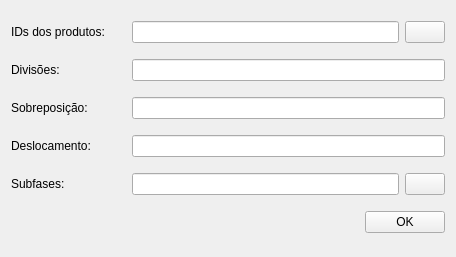
<?xml version="1.0" encoding="UTF-8"?>
<ui version="4.0">
 <class>Form</class>
 <widget class="QWidget" name="Form">
  <property name="geometry">
   <rect>
    <x>0</x>
    <y>0</y>
    <width>456</width>
    <height>257</height>
   </rect>
  </property>
  <property name="windowTitle">
   <string>Form</string>
  </property>
  <layout class="QGridLayout" name="gridLayout">
   <item row="0" column="0" colspan="2">
    <layout class="QHBoxLayout" name="horizontalLayout_5">
     <item>
      <widget class="QLabel" name="label">
       <property name="sizePolicy">
        <sizepolicy hsizetype="Minimum" vsizetype="Preferred">
         <horstretch>0</horstretch>
         <verstretch>0</verstretch>
        </sizepolicy>
       </property>
       <property name="minimumSize">
        <size>
         <width>115</width>
         <height>0</height>
        </size>
       </property>
       <property name="text">
        <string>IDs dos produtos:</string>
       </property>
      </widget>
     </item>
     <item>
      <layout class="QHBoxLayout" name="horizontalLayout">
       <item>
        <widget class="QLineEdit" name="productIdLe"/>
       </item>
       <item>
        <widget class="QPushButton" name="extractProductBtn">
         <property name="text">
          <string/>
         </property>
        </widget>
       </item>
      </layout>
     </item>
    </layout>
   </item>
   <item row="1" column="0" colspan="2">
    <layout class="QHBoxLayout" name="horizontalLayout_2">
     <item>
      <widget class="QLabel" name="label_2">
       <property name="sizePolicy">
        <sizepolicy hsizetype="Minimum" vsizetype="Preferred">
         <horstretch>0</horstretch>
         <verstretch>0</verstretch>
        </sizepolicy>
       </property>
       <property name="minimumSize">
        <size>
         <width>115</width>
         <height>0</height>
        </size>
       </property>
       <property name="text">
        <string>Divisões:</string>
       </property>
      </widget>
     </item>
     <item>
      <widget class="QLineEdit" name="divisionLe"/>
     </item>
    </layout>
   </item>
   <item row="2" column="0" colspan="2">
    <layout class="QHBoxLayout" name="horizontalLayout_3">
     <item>
      <widget class="QLabel" name="label_3">
       <property name="sizePolicy">
        <sizepolicy hsizetype="Minimum" vsizetype="Preferred">
         <horstretch>0</horstretch>
         <verstretch>0</verstretch>
        </sizepolicy>
       </property>
       <property name="minimumSize">
        <size>
         <width>115</width>
         <height>0</height>
        </size>
       </property>
       <property name="text">
        <string>Sobreposição:</string>
       </property>
      </widget>
     </item>
     <item>
      <widget class="QLineEdit" name="overlapLe"/>
     </item>
    </layout>
   </item>
   <item row="3" column="0" colspan="2">
    <layout class="QHBoxLayout" name="horizontalLayout_4">
     <item>
      <widget class="QLabel" name="label_5">
       <property name="sizePolicy">
        <sizepolicy hsizetype="Minimum" vsizetype="Preferred">
         <horstretch>0</horstretch>
         <verstretch>0</verstretch>
        </sizepolicy>
       </property>
       <property name="minimumSize">
        <size>
         <width>115</width>
         <height>0</height>
        </size>
       </property>
       <property name="text">
        <string>Deslocamento:</string>
       </property>
      </widget>
     </item>
     <item>
      <widget class="QLineEdit" name="shiftLe"/>
     </item>
    </layout>
   </item>
   <item row="4" column="0" colspan="2">
    <layout class="QHBoxLayout" name="horizontalLayout_6">
     <item>
      <widget class="QLabel" name="label_4">
       <property name="sizePolicy">
        <sizepolicy hsizetype="Minimum" vsizetype="Preferred">
         <horstretch>0</horstretch>
         <verstretch>0</verstretch>
        </sizepolicy>
       </property>
       <property name="minimumSize">
        <size>
         <width>115</width>
         <height>0</height>
        </size>
       </property>
       <property name="text">
        <string>Subfases:</string>
       </property>
      </widget>
     </item>
     <item>
      <layout class="QHBoxLayout" name="horizontalLayout_7">
       <item>
        <widget class="QLineEdit" name="subfaseLe"/>
       </item>
       <item>
        <widget class="QPushButton" name="extractSubfaseBtn">
         <property name="text">
          <string/>
         </property>
        </widget>
       </item>
      </layout>
     </item>
    </layout>
   </item>
   <item row="5" column="0">
    <spacer name="horizontalSpacer">
     <property name="orientation">
      <enum>Qt::Horizontal</enum>
     </property>
     <property name="sizeHint" stdset="0">
      <size>
       <width>219</width>
       <height>20</height>
      </size>
     </property>
    </spacer>
   </item>
   <item row="5" column="1">
    <widget class="QPushButton" name="okBtn">
     <property name="text">
      <string>OK</string>
     </property>
    </widget>
   </item>
  </layout>
 </widget>
 <resources/>
 <connections/>
</ui>
